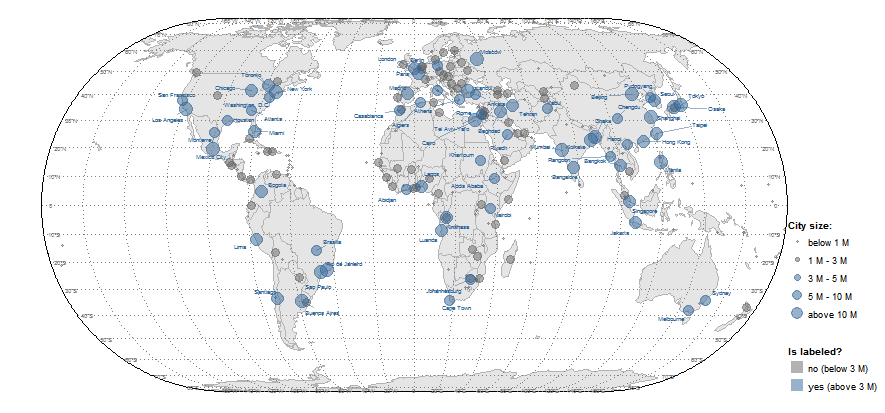

This figure's R source:
###############################################################################
## Create a world cities map in Eckert IV projection with labeled graticules using ggplot.
## Repel overlapping text labels with ggrepel.
## Eckert IV is a nice looking equal-area projection :)
## https://upload.wikimedia.org/wikipedia/commons/c/c5/Ecker_IV_projection_SW.jpg
###############################################################################

library(rgdal)      # for spTransform() & project()
library(ggplot2)    # for ggplot()
library(ggrepel)    # for geom_text_repel() - repel overlapping text labels
library(data.table)

# =============================================================================
# Load ready to use data from GitHub
# =============================================================================

load(url("https://github.com/valentinitnelav/RandomScripts/blob/master/NaturalEarth.RData?raw=true"))
# This will load 6 objects:
#   xbl.X & lbl.Y are two data.frames that contain labels for graticule lines
#       They can be created with the code at this link: 
#       https://gist.github.com/valentinitnelav/8992f09b4c7e206d39d00e813d2bddb1
#   NE_box is a SpatialPolygonsDataFrame object and represents a bounding box for Earth 
#   NE_countries is a SpatialPolygonsDataFrame object representing countries 
#   NE_graticules is a SpatialLinesDataFrame object that represents 10 dg latitude lines and 20 dg longitude lines
#           (for creating graticules check also the graticule package or gridlines fun. from sp package)
#           (or check this gist: https://gist.github.com/valentinitnelav/a7871128d58097e9d227f7a04e00134f)
#   NE_places - SpatialPointsDataFrame with city and town points
#   NOTE: data downloaded from http://www.naturalearthdata.com/
#         here is a sample script how to download, unzip and read such shapefiles:
#         https://gist.github.com/valentinitnelav/a415f3fbfd90f72ea06b5411fb16df16

# =============================================================================
# Project from long-lat to Eckert IV projection
# =============================================================================

# spTransform() is used for shapefiles and project() in the case of data frame
# for more PROJ.4 strings check the followings
#   http://proj4.org/projections/index.html
#   https://epsg.io/

# __ give the PORJ.4 string for Eckert IV projection
PROJ <- "+proj=eck4 +lon_0=0 +x_0=0 +y_0=0 +ellps=WGS84 +datum=WGS84 +units=m +no_defs" 
# or use the short form "+proj=eck4"

# __ project the shapefiles
NE_countries.prj  <- spTransform(NE_countries, CRSobj = PROJ)
NE_graticules.prj <- spTransform(NE_graticules, CRSobj = PROJ)
NE_box.prj        <- spTransform(NE_box, CRSobj = PROJ)

# __ project long-lat coordinates columns for data frames 
# (two extra columns with projected XY are created)
prj.coord <- project(cbind(lbl.Y$lon, lbl.Y$lat), proj = PROJ)
lbl.Y.prj <- cbind(prj.coord, lbl.Y)
names(lbl.Y.prj)[1:2] <- c("X.prj","Y.prj")

prj.coord <- project(cbind(lbl.X$lon, lbl.X$lat), proj = PROJ)
lbl.X.prj <- cbind(prj.coord, lbl.X)
names(lbl.X.prj)[1:2] <- c("X.prj","Y.prj")

# before projecting, transform NE_places to data frame to use it inside ggplot()
NE_places.df     <- cbind(NE_places@coords, NE_places@data)
names(NE_places.df)[1:2] <- c("lon", "lat")
prj.coord        <- project(cbind(NE_places.df$lon, NE_places.df$lat), proj = PROJ)
NE_places.df.prj <- cbind(prj.coord, NE_places.df)
names(NE_places.df.prj)[1:2] <- c("X.prj","Y.prj")

# =============================================================================
# Prepare the point-places table for plotting
# =============================================================================

# add some helpful columns

# transform to data.table (easier to work with)
NE_places.dt.prj <- data.table(NE_places.df.prj)

# keep only desired columns (is easier to read)
NE_places.dt.prj <- NE_places.dt.prj[, .(X.prj, Y.prj, NAME, POP_MAX)]

# cities below threshold will not be displayed 
# this will play a role for labeling and coloring
pop.lim <- 3*10^6 # set a population threshold
NE_places.dt.prj[, lbl := ifelse(POP_MAX < pop.lim, "", NAME)]
NE_places.dt.prj[, big.city := ifelse(POP_MAX < pop.lim, 0, 1)]

# split population in desired intervals/classes
# this will act as point size
NE_places.dt.prj[, POP_MAX.cls := cut(POP_MAX,
                                      labels=c(1:5),
                                      breaks=c(min(POP_MAX)-1, 
                                               1*10^6, 
                                               3*10^6, 
                                               5*10^6, 
                                               10*10^6, 
                                               max(POP_MAX)),
                                      include.lowest=FALSE, 
                                      right=TRUE)]
NE_places.dt.prj[, POP_MAX.cls := as.integer(POP_MAX.cls)] # transform to integer

# =============================================================================
# Plot, edit layers and add legend
# =============================================================================

ggplot() +
  # __ add layers and labels
  # add projected countries
  geom_polygon(data = NE_countries.prj, 
               aes(long,lat, group = group), 
               colour = "gray70", fill = "gray90", size = .25) +
  # Note: "Regions defined for each Polygons" warning has to do with fortify transformation. 
  # fortify might get deprecated in future!
  # alternatively, use use map_data(NE_countries) to transform to data frame and then use project() to change to desired projection.
  # add projected bounding box
  geom_polygon(data = NE_box.prj, 
               aes(x = long, y = lat), 
               colour = "black", fill = "transparent", size = .25) +
  # add locations (points); add opacity with "alpha" argument
  geom_point(data = NE_places.dt.prj, 
             aes(x = X.prj, y = Y.prj, size = POP_MAX.cls, colour = factor(big.city)), 
             alpha = .5) +
  # add labels - cities above given threshold (repel overlapping text labels)
  # more adjustments here: https://cran.r-project.org/web/packages/ggrepel/vignettes/ggrepel.html
  geom_text_repel(data = NE_places.dt.prj, 
                  aes(x = X.prj, y = Y.prj, label = lbl, colour = factor(big.city)),
                  # label size
                  size = 2,
                  # color of the line segments
                  segment.colour = "#336699",
                  # line segment transparency
                  segment.alpha = .5,
                  # line segment thickness
                  segment.size = .25,
                  # the force of repulsion between overlapping text labels
                  force = 3,
                  # maximum number of iterations to attempt to resolve overlaps
                  max.iter = 10e3,
                  # turn labels off in the legend (otherwise you get something like https://goo.gl/fW7I7P)
                  show.legend = FALSE) +
  # add graticules
  geom_path(data = NE_graticules.prj, 
            aes(long, lat, group = group), 
            linetype = "dotted", colour = "grey50", size = .25) +
  # add graticule labels - latitude and longitude
  geom_text(data = lbl.Y.prj, # latitude
            aes(x = X.prj, y = Y.prj, label = lbl), 
            colour = "grey50", size = 2) +
  geom_text(data = lbl.X.prj, # longitude
            aes(x = X.prj, y = Y.prj, label = lbl), 
            colour = "grey50", size = 2) +
  # __ Set aspect ratio
  # the default, ratio = 1 in coord_fixed ensures that one unit on the x-axis is the same length as one unit on the y-axis
  coord_fixed(ratio = 1) +
  # __ Set empty theme
  theme_void() + # remove the default background, gridlines & default gray color around legend's symbols
  # __ Set legend & adjust margins
  # for "city size" leged - give title and labels
  # this is related to size = POP_MAX.cls in geom_point() above
  scale_size_continuous(name   = "City size:",
                        labels = c("below 1 M", 
                                   "1 M - 3 M", 
                                   "3 M - 5 M", 
                                   "5 M - 10 M", 
                                   "above 10 M")) +
  # for "Is labeled? legend - set city color
  # this is related to colour = factor(big.city) in geom_point() and geom_text_repel() above
  scale_colour_manual(name   = "Is labeled?",
                      values = c("0"="#666666", "1"="#336699"), # #666666=dove gray & #336699=azure blue
                      labels = c("no (below 3 M)", "yes (above 3 M)")) + 
  # adjust city size point and add corresponding color
  guides(size  = guide_legend(override.aes = list(size=sort(unique(NE_places.dt.prj$POP_MAX.cls)),
                                                  colour=c(rep("#666666",2), rep("#336699",3)))),
         # this will affect the "Is labeled?" legend section (modify size and symbol type)
         color = guide_legend(override.aes = list(size=5, pch=15))) + 
  # final theme tweaks
  theme(legend.title = element_text(colour="black", size=10, face="bold"), # adjust legend title
        legend.position = c(1.01, 0.25), # relative position of legend
        plot.margin = unit(c(t=0, r=2, b=0, l=0), unit="cm")) # adjust margins

# Save as png and pdf file
ggsave("gallery/world cities map in Eckert IV ggplot & ggrepel.png", 
       width=30, height=14, units="cm", dpi=75)
ggsave("gallery/world cities map in Eckert IV ggplot & ggrepel.pdf", 
       width=30, height=14, units="cm")


# =============================================================================
# Some helpful links:
# =============================================================================

# This link was useful for graticule idea
#   http://stackoverflow.com/questions/38532070/how-to-add-lines-of-longitude-and-latitude-on-a-map-using-ggplot2
# Working with ggplot()
#  http://r4ds.had.co.nz/visualize.html
#  http://zevross.com/blog/2014/08/04/beautiful-plotting-in-r-a-ggplot2-cheatsheet-3/#working-with-the-legend